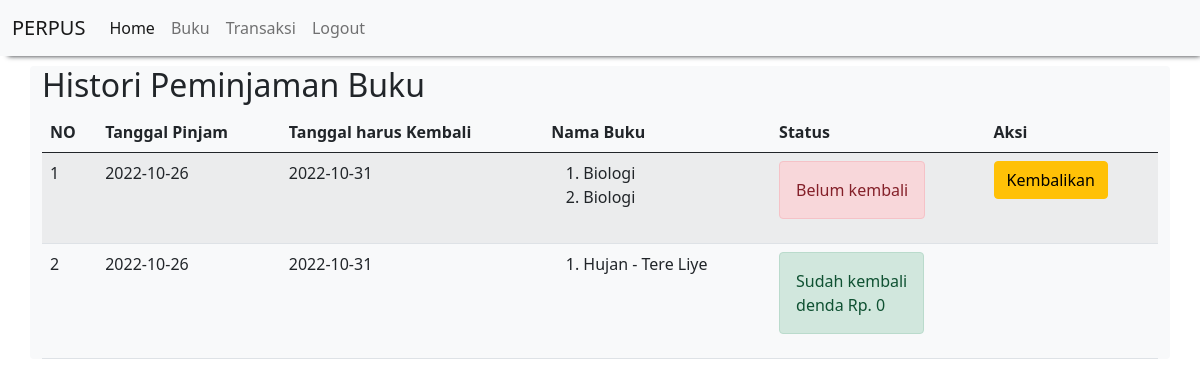
The app's page /histori_peminjaman.php (signed in) with its own data.
### tables this page shows
CREATE TABLE `peminjaman_buku` (
  `id_peminjaman_buku` int(11) NOT NULL,
  `id_siswa` int(11) NOT NULL,
  `tanggal_pinjam` date NOT NULL,
  `tanggal_kembali` date NOT NULL
);

CREATE TABLE `detail_peminjaman_buku` (
  `id_detail_peminjaman_buku` int(11) NOT NULL,
  `id_peminjaman_buku` int(11) NOT NULL,
  `id_buku` int(11) NOT NULL,
  `qty` int(11) NOT NULL
);

CREATE TABLE `buku` (
  `id_buku` int(11) NOT NULL,
  `nama_buku` varchar(100) NOT NULL,
  `pengarang` varchar(100) NOT NULL,
  `deskripsi` text NOT NULL,
  `foto` varchar(255) NOT NULL
);

CREATE TABLE `pengembalian_buku` (
  `id_pengembalian_buku` int(11) NOT NULL,
  `id_peminjaman_buku` int(11) NOT NULL,
  `tanggal_pengembalian` date NOT NULL,
  `denda` int(11) NOT NULL
);

### histori_peminjaman.php (the view)
<?php
    include "header.php";
?>
<h2>Histori Peminjaman Buku</h2>
<table class="table table-hover table-striped">
    <thead>
        <th>NO</th><th>Tanggal Pinjam</th><th>Tanggal harus Kembali</th><th>Nama Buku</th><th>Status</th><th>Aksi</th>
    </thead>
    <tbody>
        <?php
        include "koneksi.php";
        $qry_histori=mysqli_query($conn,"select * from peminjaman_buku order by id_peminjaman_buku desc");
        $no=0;
        while($dt_histori=mysqli_fetch_array($qry_histori)){
            $no++;
            $buku_dipinjam="<ol>";
            $qry_buku=mysqli_query($conn,"select * from  detail_peminjaman_buku join buku on buku.id_buku=detail_peminjaman_buku.id_buku where id_peminjaman_buku = '".$dt_histori['id_peminjaman_buku']."'");
            while($dt_buku=mysqli_fetch_array($qry_buku)){
                $buku_dipinjam.="<li>".$dt_buku['nama_buku']."</li>";
            }
            $buku_dipinjam.="</ol>";
            $qry_cek_kembali=mysqli_query($conn,"select * from pengembalian_buku where id_peminjaman_buku = '".$dt_histori['id_peminjaman_buku']."'");
            if(mysqli_num_rows($qry_cek_kembali)>0){
                $dt_kembali=mysqli_fetch_array($qry_cek_kembali);
                $denda="denda Rp. ".$dt_kembali['denda'];
                $status_kembali="<label class='alert alert-success'>Sudah kembali <br>".$denda."</label>";
                $button_kembali="";
            } else {
                $status_kembali="<label class='alert alert-danger'>Belum kembali</label>";
                $button_kembali="<a href='kembali.php?id=".$dt_histori['id_peminjaman_buku']."' class='btn btn-warning' onclick='return confirm(\"hello\")'>Kembalikan</a>";
            }
        ?>
            <tr>
                <td><?=$no?></td><td><?=$dt_histori['tanggal_pinjam']?></td><td><?=$dt_histori['tanggal_kembali']?></td><td><?=$buku_dipinjam?></td><td><?=$status_kembali?></td><td><?=$button_kembali?></td>
            </tr>
        <?php
        }
        ?>
    </tbody>
</table>
<?php
    include "footer.php";
?>

### records on screen
peminjaman_buku: tanggal_pinjam "2022-10-26", tanggal_kembali "2022-10-31", shows "Belum kembali"
detail_peminjaman_buku: id_buku.nama_buku "Biologi"
detail_peminjaman_buku: id_buku.nama_buku "Biologi"
peminjaman_buku: tanggal_pinjam "2022-10-26", tanggal_kembali "2022-10-31", pengembalian_buku.denda "denda Rp. 0"
detail_peminjaman_buku: id_buku.nama_buku "Hujan - Tere Liye"
